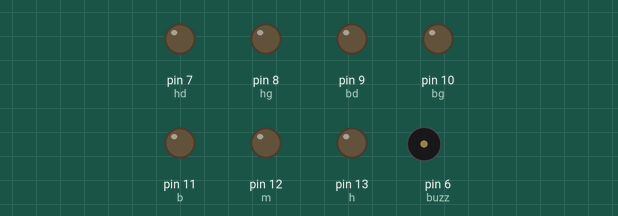
The sketch below on a simulated Arduino Uno, built with avr-gcc and run on an emulated ATmega328P. On the bench: output pins drawn as LEDs (lit = HIGH), buzzer (waves = sounding, pin HIGH).

Above: at 0.05 s.
At 1.75 s:
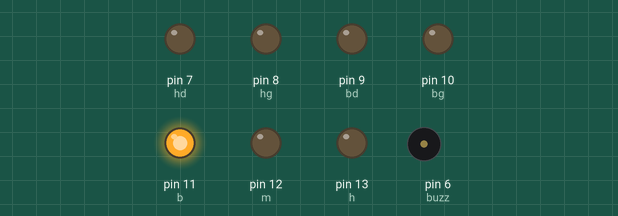
At 3.55 s:
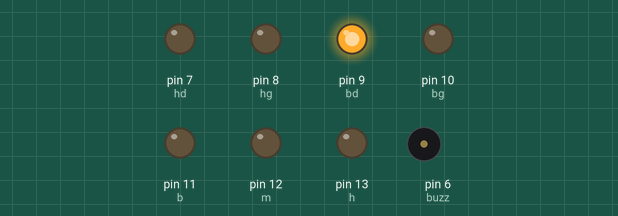
At 7.05 s:
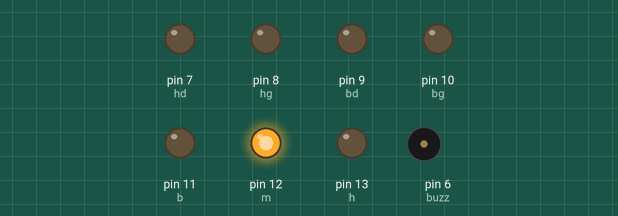
At 10.5 s:
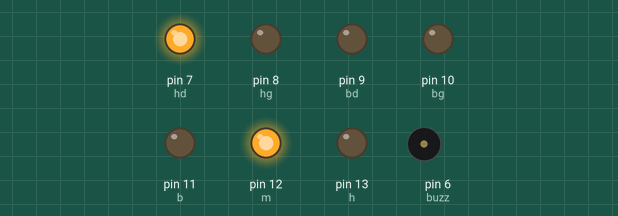
At 14.1 s:
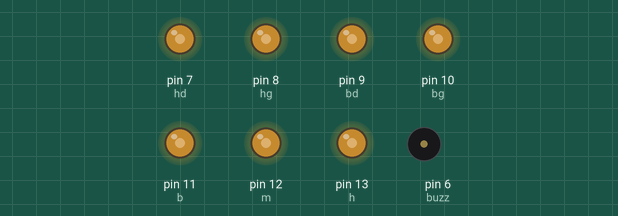
Timing chart, 0 to 18.4 s (numbered marks = the images above):
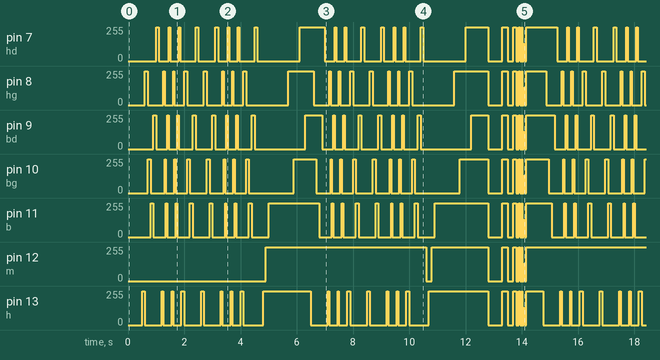

The sketch:

lcd.ino
```cpp
// ----- OUTPUTS -----
#define h 13
#define m 12
#define b 11
#define bg 10
#define bd 9
#define hg 8
#define hd 7
#define buzz 6

// ----- SETUP -----
void setup() {
    Serial.begin(9600);
    for(int i = 6; i < 14; i++) {
        pinMode(i, OUTPUT);
    }
}

// ----- NUMBERS -----
void num_1() {
    digitalWrite(h, LOW);
    digitalWrite(m, LOW);
    digitalWrite(b, LOW);
    digitalWrite(hg, LOW);
    digitalWrite(hd, HIGH);
    digitalWrite(bd, HIGH);
    digitalWrite(bg, LOW);
}

void num_2() {
    digitalWrite(h, HIGH);
    digitalWrite(m, HIGH);
    digitalWrite(b, HIGH);
    digitalWrite(hg, LOW);
    digitalWrite(hd, HIGH);
    digitalWrite(bd, LOW);
    digitalWrite(bg, HIGH);
}

void num_3() {
    digitalWrite(h, HIGH);
    digitalWrite(m, HIGH);
    digitalWrite(b, HIGH);
    digitalWrite(hg, LOW);
    digitalWrite(hd, HIGH);
    digitalWrite(bd, HIGH);
    digitalWrite(bg, LOW);
}

void num_4() {
    digitalWrite(h, LOW);
    digitalWrite(m, HIGH);
    digitalWrite(b, LOW);
    digitalWrite(hg, HIGH);
    digitalWrite(hd, HIGH);
    digitalWrite(bd, HIGH);
    digitalWrite(bg, LOW);
}

void num_5() {
    digitalWrite(h, HIGH);
    digitalWrite(m, HIGH);
    digitalWrite(b, HIGH);
    digitalWrite(hg, HIGH);
    digitalWrite(hd, LOW);
    digitalWrite(bd, HIGH);
    digitalWrite(bg, LOW);
}

void num_6() {
    digitalWrite(h, HIGH);
    digitalWrite(m, HIGH);
    digitalWrite(b, HIGH);
    digitalWrite(hg, HIGH);
    digitalWrite(hd, LOW);
    digitalWrite(bd, HIGH);
    digitalWrite(bg, HIGH);
}

void num_7() {
    digitalWrite(h, HIGH);
    digitalWrite(m, LOW);
    digitalWrite(b, LOW);
    digitalWrite(hg, LOW);
    digitalWrite(hd, HIGH);
    digitalWrite(bd, HIGH);
    digitalWrite(bg, LOW);
}

void num_8() {
    digitalWrite(h, HIGH);
    digitalWrite(m, HIGH);
    digitalWrite(b, HIGH);
    digitalWrite(hg, HIGH);
    digitalWrite(hd, HIGH);
    digitalWrite(bd, HIGH);
    digitalWrite(bg, HIGH);
}

void num_9() {
    digitalWrite(h, HIGH);
    digitalWrite(m, HIGH);
    digitalWrite(b, HIGH);
    digitalWrite(hg, HIGH);
    digitalWrite(hd, HIGH);
    digitalWrite(bd, HIGH);
    digitalWrite(bg, LOW);
}

void num_0() {
    digitalWrite(h, HIGH);
    digitalWrite(m, LOW);
    digitalWrite(b, HIGH);
    digitalWrite(hg, HIGH);
    digitalWrite(hd, HIGH);
    digitalWrite(bd, HIGH);
    digitalWrite(bg, HIGH);
}

// ----- MODES -----
void compte() {
    num_1();
    delay(1000);
    num_2();
    delay(1000);
    num_3();
    delay(1000);
    num_4();
    delay(1000);
    num_5();
    delay(1000);
    num_6();
    delay(1000);
    num_7();
    delay(1000);
    num_8();
    delay(1000);
    num_9();
    delay(1000);
    num_0();
    delay(1000);
    digitalWrite(b, LOW);
    digitalWrite(m, LOW);
    digitalWrite(h, LOW);
    digitalWrite(hg, LOW);
    digitalWrite(hd, LOW);
    digitalWrite(bg, LOW);
    digitalWrite(bd, LOW);
}

void decompte() {
    delay(500);
    num_0();
    delay(1000);
    num_9();
    delay(1000);
    num_8();
    delay(1000);
    num_7();
    delay(1000);
    num_6();
    delay(1000);
    num_5();
    delay(1000);
    num_4();
    delay(1000);
    num_3();
    delay(1000);
    num_2();
    delay(1000);
    num_1();
    delay(1000);
    num_0();
    digitalWrite(buzz, HIGH);
    delay(150);
    digitalWrite(buzz,LOW);
    delay(150);
    digitalWrite(buzz, HIGH);
    delay(150);
    digitalWrite(buzz,LOW);
    digitalWrite(b, LOW);
    digitalWrite(m, LOW);
    digitalWrite(h, LOW);
    digitalWrite(hg, LOW);
    digitalWrite(hd, LOW);
    digitalWrite(bg, LOW);
    digitalWrite(bd, LOW);
}

void chain() {
    digitalWrite(h, HIGH);
    delay(100);
    digitalWrite(h, LOW);
    digitalWrite(hg, HIGH);
    delay(100);
    digitalWrite(hg, LOW);
    digitalWrite(bg, HIGH);
    delay(100);
    digitalWrite(bg, LOW);
    digitalWrite(b, HIGH);
    delay(100);
    digitalWrite(b, LOW);
    digitalWrite(bd, HIGH);
    delay(100);
    digitalWrite(bd, LOW);
    digitalWrite(hd, HIGH);
    delay(100);
    digitalWrite(hd, LOW);
    delay(100);
}

void chain2() {
    delay(500);
    digitalWrite(h, HIGH);
    delay(100);
    digitalWrite(h, LOW);
    digitalWrite(hg, HIGH);
    delay(100);
    digitalWrite(hg, LOW);
    digitalWrite(bg, HIGH);
    delay(100);
    digitalWrite(bg, LOW);
    digitalWrite(b, HIGH);
    delay(100);
    digitalWrite(b, LOW);
    digitalWrite(bd, HIGH);
    delay(100);
    digitalWrite(bd, LOW);
    digitalWrite(hd, HIGH);
    delay(100);
    digitalWrite(hd, LOW);
    delay(100);
    digitalWrite(h, HIGH);
    delay(50);
    digitalWrite(h, LOW);
    digitalWrite(hg, HIGH);
    delay(50);
    digitalWrite(hg, LOW);
    digitalWrite(bg, HIGH);
    delay(50);
    digitalWrite(bg, LOW);
    digitalWrite(b, HIGH);
    delay(50);
    digitalWrite(b, LOW);
    digitalWrite(bd, HIGH);
    delay(50);
    digitalWrite(bd, LOW);
    digitalWrite(hd, HIGH);
    delay(50);
    digitalWrite(hd, LOW);
    delay(50);
    digitalWrite(h, HIGH);
    delay(50);
    digitalWrite(h, LOW);
    digitalWrite(hg, HIGH);
    delay(50);
    digitalWrite(hg, LOW);
    digitalWrite(bg, HIGH);
    delay(50);
    digitalWrite(bg, LOW);
    digitalWrite(b, HIGH);
    delay(50);
    digitalWrite(b, LOW);
    digitalWrite(bd, HIGH);
    delay(50);
    digitalWrite(bd, LOW);
    digitalWrite(hd, HIGH);
    delay(50);
    digitalWrite(hd, LOW);
    delay(50);
    digitalWrite(h, HIGH);
    delay(100);
    digitalWrite(h, LOW);
    digitalWrite(hg, HIGH);
    delay(100);
    digitalWrite(hg, LOW);
    digitalWrite(bg, HIGH);
    delay(100);
    digitalWrite(bg, LOW);
    digitalWrite(b, HIGH);
    delay(100);
    digitalWrite(b, LOW);
    digitalWrite(bd, HIGH);
    delay(100);
    digitalWrite(bd, LOW);
    digitalWrite(hd, HIGH);
    delay(100);
    digitalWrite(hd, LOW);
    delay(100);
    digitalWrite(h, HIGH);
    delay(100);
    digitalWrite(h, LOW);
    digitalWrite(hg, HIGH);
    delay(100);
    digitalWrite(hg, LOW);
    digitalWrite(bg, HIGH);
    delay(100);
    digitalWrite(bg, LOW);
    digitalWrite(b, HIGH);
    delay(100);
    digitalWrite(b, LOW);
    digitalWrite(bd, HIGH);
    delay(100);
    digitalWrite(bd, LOW);
    digitalWrite(hd, HIGH);
    delay(100);
    digitalWrite(hd, LOW);
    delay(100);
    digitalWrite(h, HIGH);
    delay(50);
    digitalWrite(h, LOW);
    digitalWrite(hg, HIGH);
    delay(50);
    digitalWrite(hg, LOW);
    digitalWrite(bg, HIGH);
    delay(50);
    digitalWrite(bg, LOW);
    digitalWrite(b, HIGH);
    delay(50);
    digitalWrite(b, LOW);
    digitalWrite(bd, HIGH);
    delay(50);
    digitalWrite(bd, LOW);
    digitalWrite(hd, HIGH);
    delay(50);
    digitalWrite(hd, LOW);
    delay(50);
    digitalWrite(h, HIGH);
    delay(50);
    digitalWrite(h, LOW);
    digitalWrite(hg, HIGH);
    delay(50);
    digitalWrite(hg, LOW);
    digitalWrite(bg, HIGH);
    delay(50);
    digitalWrite(bg, LOW);
    digitalWrite(b, HIGH);
    delay(50);
    digitalWrite(b, LOW);
    digitalWrite(bd, HIGH);
    delay(50);
    digitalWrite(bd, LOW);
    digitalWrite(hd, HIGH);
    delay(50);
    digitalWrite(hd, LOW);
    delay(50);
    digitalWrite(h, HIGH);
    delay(100);
    digitalWrite(h, LOW);
    digitalWrite(hg, HIGH);
    delay(100);
    digitalWrite(hg, LOW);
    digitalWrite(bg, HIGH);
    delay(100);
    digitalWrite(bg, LOW);
    digitalWrite(b, HIGH);
    delay(100);
    digitalWrite(b, LOW);
    digitalWrite(bd, HIGH);
    delay(100);
    digitalWrite(bd, LOW);
    digitalWrite(hd, HIGH);
    delay(100);
    digitalWrite(hd, LOW);
    delay(100);
    digitalWrite(b, LOW);
    digitalWrite(m, LOW);
    digitalWrite(h, LOW);
    digitalWrite(hg, LOW);
    digitalWrite(hd, LOW);
    digitalWrite(bg, LOW);
    digitalWrite(bd, LOW);
    delay(100);
    digitalWrite(h, HIGH);
    delay(100);
    digitalWrite(m, HIGH);
    delay(100);
    digitalWrite(b, HIGH);
    delay(100);
    digitalWrite(h, HIGH);
    delay(100);
    digitalWrite(m, HIGH);
    delay(100);
    digitalWrite(b, HIGH);
    delay(100);
    digitalWrite(h, HIGH);
    delay(100);
    digitalWrite(m, HIGH);
    delay(100);
    digitalWrite(b, HIGH);
    delay(100);
    digitalWrite(hg, HIGH);
    delay(100);
    digitalWrite(h, HIGH);
    delay(100);
    digitalWrite(bg, HIGH);
    delay(100);
    digitalWrite(m, HIGH);
    delay(100);
    digitalWrite(hd, HIGH);
    delay(100);
    digitalWrite(b, HIGH);
    delay(100);
    digitalWrite(bd, HIGH);
    delay(100);
    digitalWrite(h, HIGH);
    delay(100);
    digitalWrite(h, LOW);
    digitalWrite(hg, HIGH);
    delay(100);
    digitalWrite(hg, LOW);
    digitalWrite(bg, HIGH);
    delay(100);
    digitalWrite(bg, LOW);
    digitalWrite(b, HIGH);
    delay(100);
    digitalWrite(b, LOW);
    digitalWrite(bd, HIGH);
    delay(100);
    digitalWrite(bd, LOW);
    digitalWrite(hd, HIGH);
    delay(100);
    digitalWrite(hd, LOW);
    delay(100);
    digitalWrite(h, HIGH);
    delay(50);
    digitalWrite(h, LOW);
    digitalWrite(hg, HIGH);
    delay(50);
    digitalWrite(hg, LOW);
    digitalWrite(bg, HIGH);
    delay(50);
    digitalWrite(bg, LOW);
    digitalWrite(b, HIGH);
    delay(50);
    digitalWrite(b, LOW);
    digitalWrite(bd, HIGH);
    delay(50);
    digitalWrite(bd, LOW);
    digitalWrite(hd, HIGH);
    delay(50);
    digitalWrite(hd, LOW);
    delay(50);
    digitalWrite(h, HIGH);
    delay(50);
    digitalWrite(h, LOW);
    digitalWrite(hg, HIGH);
    delay(50);
    digitalWrite(hg, LOW);
    digitalWrite(bg, HIGH);
    delay(50);
    digitalWrite(bg, LOW);
    digitalWrite(b, HIGH);
    delay(50);
    digitalWrite(b, LOW);
    digitalWrite(bd, HIGH);
    delay(50);
    digitalWrite(bd, LOW);
    digitalWrite(hd, HIGH);
    delay(50);
    digitalWrite(hd, LOW);
    delay(50);
    digitalWrite(h, HIGH);
    delay(100);
    digitalWrite(h, LOW);
    digitalWrite(hg, HIGH);
    delay(100);
    digitalWrite(hg, LOW);
    digitalWrite(bg, HIGH);
    delay(100);
    digitalWrite(bg, LOW);
    digitalWrite(b, HIGH);
    delay(100);
    digitalWrite(b, LOW);
    digitalWrite(bd, HIGH);
    delay(100);
    digitalWrite(bd, LOW);
    digitalWrite(hd, HIGH);
    delay(100);
    digitalWrite(hd, LOW);
    delay(100);
    digitalWrite(h, HIGH);
    delay(100);
    digitalWrite(h, LOW);
    digitalWrite(hg, HIGH);
    delay(100);
    digitalWrite(hg, LOW);
    digitalWrite(bg, HIGH);
    delay(100);
    digitalWrite(bg, LOW);
    digitalWrite(b, HIGH);
    delay(100);
    digitalWrite(b, LOW);
    digitalWrite(bd, HIGH);
    delay(100);
    digitalWrite(bd, LOW);
    digitalWrite(hd, HIGH);
    delay(100);
    digitalWrite(hd, LOW);
    delay(100);
    digitalWrite(h, HIGH);
    delay(50);
    digitalWrite(h, LOW);
    digitalWrite(hg, HIGH);
    delay(50);
    digitalWrite(hg, LOW);
    digitalWrite(bg, HIGH);
    delay(50);
    digitalWrite(bg, LOW);
    digitalWrite(b, HIGH);
    delay(50);
    digitalWrite(b, LOW);
    digitalWrite(bd, HIGH);
    delay(50);
    digitalWrite(bd, LOW);
    digitalWrite(hd, HIGH);
    delay(50);
    digitalWrite(hd, LOW);
    delay(50);
    digitalWrite(h, HIGH);
    delay(50);
    digitalWrite(h, LOW);
    digitalWrite(hg, HIGH);
    delay(50);
    digitalWrite(hg, LOW);
    digitalWrite(bg, HIGH);
    delay(50);
    digitalWrite(bg, LOW);
    digitalWrite(b, HIGH);
    delay(50);
    digitalWrite(b, LOW);
    digitalWrite(bd, HIGH);
    delay(50);
    digitalWrite(bd, LOW);
    digitalWrite(hd, HIGH);
    delay(50);
    digitalWrite(hd, LOW);
    delay(50);
    digitalWrite(h, HIGH);
    delay(100);
    digitalWrite(h, LOW);
    digitalWrite(hg, HIGH);
    delay(100);
    digitalWrite(hg, LOW);
    digitalWrite(bg, HIGH);
    delay(100);
    digitalWrite(bg, LOW);
    digitalWrite(b, HIGH);
    delay(100);
    digitalWrite(b, LOW);
    digitalWrite(bd, HIGH);
    delay(100);
    digitalWrite(bd, LOW);
    digitalWrite(hd, HIGH);
    delay(100);
    digitalWrite(hd, LOW);
    delay(100);
    digitalWrite(b, LOW);
    digitalWrite(m, LOW);
    digitalWrite(h, LOW);
    digitalWrite(hg, LOW);
    digitalWrite(hd, LOW);
    digitalWrite(bg, LOW);
    digitalWrite(bd, LOW);
    delay(100);
    digitalWrite(h, HIGH);
    delay(100);
    digitalWrite(m, HIGH);
    delay(100);
    digitalWrite(b, HIGH);
    delay(100);
    digitalWrite(h, HIGH);
    delay(100);
    digitalWrite(m, HIGH);
    delay(100);
    digitalWrite(b, HIGH);
    delay(100);
    digitalWrite(h, HIGH);
    delay(100);
    digitalWrite(m, HIGH);
    delay(100);
    digitalWrite(b, HIGH);
    delay(100);
    digitalWrite(hg, HIGH);
    delay(100);
    digitalWrite(h, HIGH);
    delay(100);
    digitalWrite(bg, HIGH);
    delay(100);
    digitalWrite(m, HIGH);
    delay(100);
    digitalWrite(hd, HIGH);
    delay(100);
    digitalWrite(b, HIGH);
    delay(100);
    digitalWrite(bd, HIGH);
    delay(100);
    digitalWrite(h, HIGH);
    digitalWrite(m, HIGH);
    digitalWrite(b, HIGH);
    digitalWrite(hg, HIGH);
    digitalWrite(hd, HIGH);
    digitalWrite(bd, HIGH);
    digitalWrite(bg, HIGH);
    delay(500);
    digitalWrite(b, LOW);
    digitalWrite(m, LOW);
    digitalWrite(h, LOW);
    digitalWrite(hg, LOW);
    digitalWrite(hd, LOW);
    digitalWrite(bg, LOW);
    digitalWrite(bd, LOW);
    delay(500);
    digitalWrite(h, HIGH);
    digitalWrite(m, HIGH);
    digitalWrite(b, HIGH);
    digitalWrite(hg, HIGH);
    digitalWrite(hd, HIGH);
    digitalWrite(bd, HIGH);
    digitalWrite(bg, HIGH);
    delay(200);
    digitalWrite(b, LOW);
    digitalWrite(m, LOW);
    digitalWrite(h, LOW);
    digitalWrite(hg, LOW);
    digitalWrite(hd, LOW);
    digitalWrite(bg, LOW);
    digitalWrite(bd, LOW);
    delay(200);
    digitalWrite(h, HIGH);
    digitalWrite(m, HIGH);
    digitalWrite(b, HIGH);
    digitalWrite(hg, HIGH);
    digitalWrite(hd, HIGH);
    digitalWrite(bd, HIGH);
    digitalWrite(bg, HIGH);
    delay(100);
    digitalWrite(b, LOW);
    digitalWrite(m, LOW);
    digitalWrite(h, LOW);
    digitalWrite(hg, LOW);
    digitalWrite(hd, LOW);
    digitalWrite(bg, LOW);
    digitalWrite(bd, LOW);
    delay(100);
    digitalWrite(h, HIGH);
    digitalWrite(m, HIGH);
    digitalWrite(b, HIGH);
    digitalWrite(hg, HIGH);
    digitalWrite(hd, HIGH);
    digitalWrite(bd, HIGH);
    digitalWrite(bg, HIGH);
    delay(50);
    digitalWrite(b, LOW);
    digitalWrite(m, LOW);
    digitalWrite(h, LOW);
    digitalWrite(hg, LOW);
    digitalWrite(hd, LOW);
    digitalWrite(bg, LOW);
    digitalWrite(bd, LOW);
    delay(50);
    digitalWrite(h, HIGH);
    digitalWrite(m, HIGH);
    digitalWrite(b, HIGH);
    digitalWrite(hg, HIGH);
    digitalWrite(hd, HIGH);
    digitalWrite(bd, HIGH);
    digitalWrite(bg, HIGH);
    delay(10);
    digitalWrite(b, LOW);
    digitalWrite(m, LOW);
    digitalWrite(h, LOW);
    digitalWrite(hg, LOW);
    digitalWrite(hd, LOW);
    digitalWrite(bg, LOW);
    digitalWrite(bd, LOW);
    delay(10);
    digitalWrite(h, HIGH);
    digitalWrite(m, HIGH);
    digitalWrite(b, HIGH);
    digitalWrite(hg, HIGH);
    digitalWrite(hd, HIGH);
    digitalWrite(bd, HIGH);
    digitalWrite(bg, HIGH);
    delay(5);
    digitalWrite(b, LOW);
    digitalWrite(m, LOW);
    digitalWrite(h, LOW);
    digitalWrite(hg, LOW);
    digitalWrite(hd, LOW);
    digitalWrite(bg, LOW);
    digitalWrite(bd, LOW);
    delay(5);
    digitalWrite(h, HIGH);
    digitalWrite(m, HIGH);
    digitalWrite(b, HIGH);
    digitalWrite(hg, HIGH);
    digitalWrite(hd, HIGH);
    digitalWrite(bd, HIGH);
    digitalWrite(bg, HIGH);
    delay(5);
    digitalWrite(b, LOW);
    digitalWrite(m, LOW);
    digitalWrite(h, LOW);
    digitalWrite(hg, LOW);
    digitalWrite(hd, LOW);
    digitalWrite(bg, LOW);
    digitalWrite(bd, LOW);
    delay(5);
    digitalWrite(h, HIGH);
    digitalWrite(m, HIGH);
    digitalWrite(b, HIGH);
    digitalWrite(hg, HIGH);
    digitalWrite(hd, HIGH);
    digitalWrite(bd, HIGH);
    digitalWrite(bg, HIGH);
    delay(5);
    digitalWrite(b, LOW);
    digitalWrite(m, LOW);
    digitalWrite(h, LOW);
    digitalWrite(hg, LOW);
    digitalWrite(hd, LOW);
    digitalWrite(bg, LOW);
    digitalWrite(bd, LOW);
    delay(5);
    digitalWrite(h, HIGH);
    digitalWrite(m, HIGH);
    digitalWrite(b, HIGH);
    digitalWrite(hg, HIGH);
    digitalWrite(hd, HIGH);
    digitalWrite(bd, HIGH);
    digitalWrite(bg, HIGH);
    delay(5);
    digitalWrite(b, LOW);
    digitalWrite(m, LOW);
    digitalWrite(h, LOW);
    digitalWrite(hg, LOW);
    digitalWrite(hd, LOW);
    digitalWrite(bg, LOW);
    digitalWrite(bd, LOW);
    delay(5);
    digitalWrite(h, HIGH);
    digitalWrite(m, HIGH);
    digitalWrite(b, HIGH);
    digitalWrite(hg, HIGH);
    digitalWrite(hd, HIGH);
    digitalWrite(bd, HIGH);
    digitalWrite(bg, HIGH);
    delay(5);
    digitalWrite(b, LOW);
    digitalWrite(m, LOW);
    digitalWrite(h, LOW);
    digitalWrite(hg, LOW);
    digitalWrite(hd, LOW);
    digitalWrite(bg, LOW);
    digitalWrite(bd, LOW);
    delay(100);
    digitalWrite(h, HIGH);
    digitalWrite(m, HIGH);
    digitalWrite(b, HIGH);
    digitalWrite(hg, HIGH);
    digitalWrite(hd, HIGH);
    digitalWrite(bd, HIGH);
    digitalWrite(bg, HIGH);
}

// ----- LETTERS -----
void let_a() {
    digitalWrite(h, HIGH);
    digitalWrite(m, HIGH);
    digitalWrite(b, HIGH);
    digitalWrite(hg, LOW);
    digitalWrite(hd, HIGH);
    digitalWrite(bd, HIGH);
    digitalWrite(bg, HIGH);
}

void let_b() {
    digitalWrite(h, LOW);
    digitalWrite(m, HIGH);
    digitalWrite(b, HIGH);
    digitalWrite(hg, HIGH);
    digitalWrite(hd, LOW);
    digitalWrite(bd, HIGH);
    digitalWrite(bg, HIGH);
}

void let_c() {
    digitalWrite(h, LOW);
    digitalWrite(m, HIGH);
    digitalWrite(b, HIGH);
    digitalWrite(hg, LOW);
    digitalWrite(hd, LOW);
    digitalWrite(bd, LOW);
    digitalWrite(bg, HIGH);
}

void let_d() {
    digitalWrite(h, LOW);
    digitalWrite(m, HIGH);
    digitalWrite(b, HIGH);
    digitalWrite(hg, LOW);
    digitalWrite(hd, HIGH);
    digitalWrite(bd, HIGH);
    digitalWrite(bg, HIGH);
}

void loop() {
    chain2();
}
```

Measured:
- by itself, pin 7 (hd), pin 8 (hg), pin 9 (bd), pin 10 (bg), pin 11 (b), pin 13 (h): moves between 0/255 and 255/255, repeating every 14.2 s
- by itself, pin 12 (m): repeats every 14.2 s: 0/255 0.20 s, 255/255 2.0 s, 0/255 0.50 s, 255/255 0.20 s, 0/255 0.20 s, 255/255 0.10 s, 0/255 0.10 s, 255/255 0.05 s, 0/255 0.05 s, 255/255 0.01 s, 0/255 0.06 s, 128/255 0.04 s, 0/255 0.06 s, 255/255 4.7 s, 0/255 0.20 s, 255/255 5.7 s
